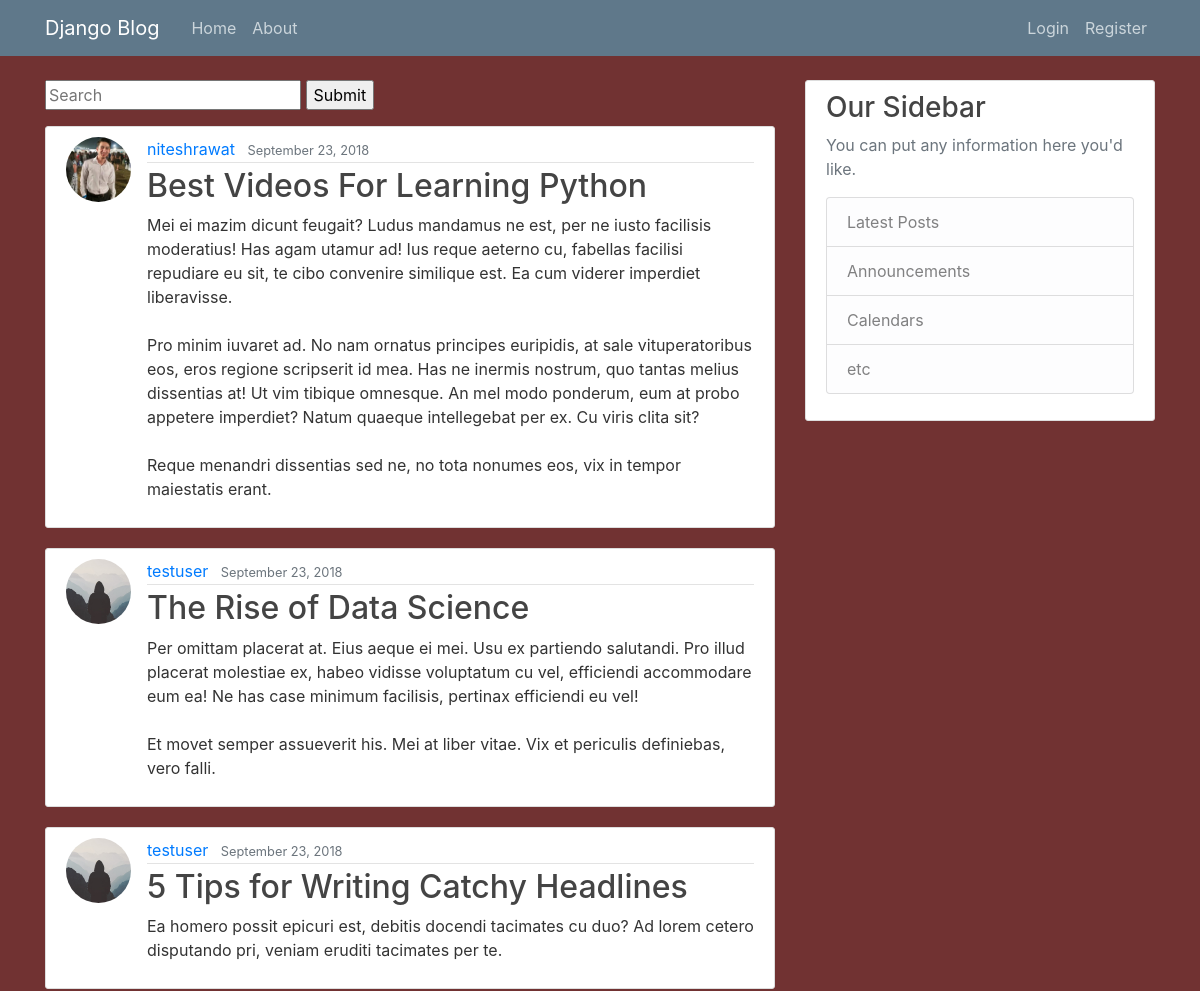
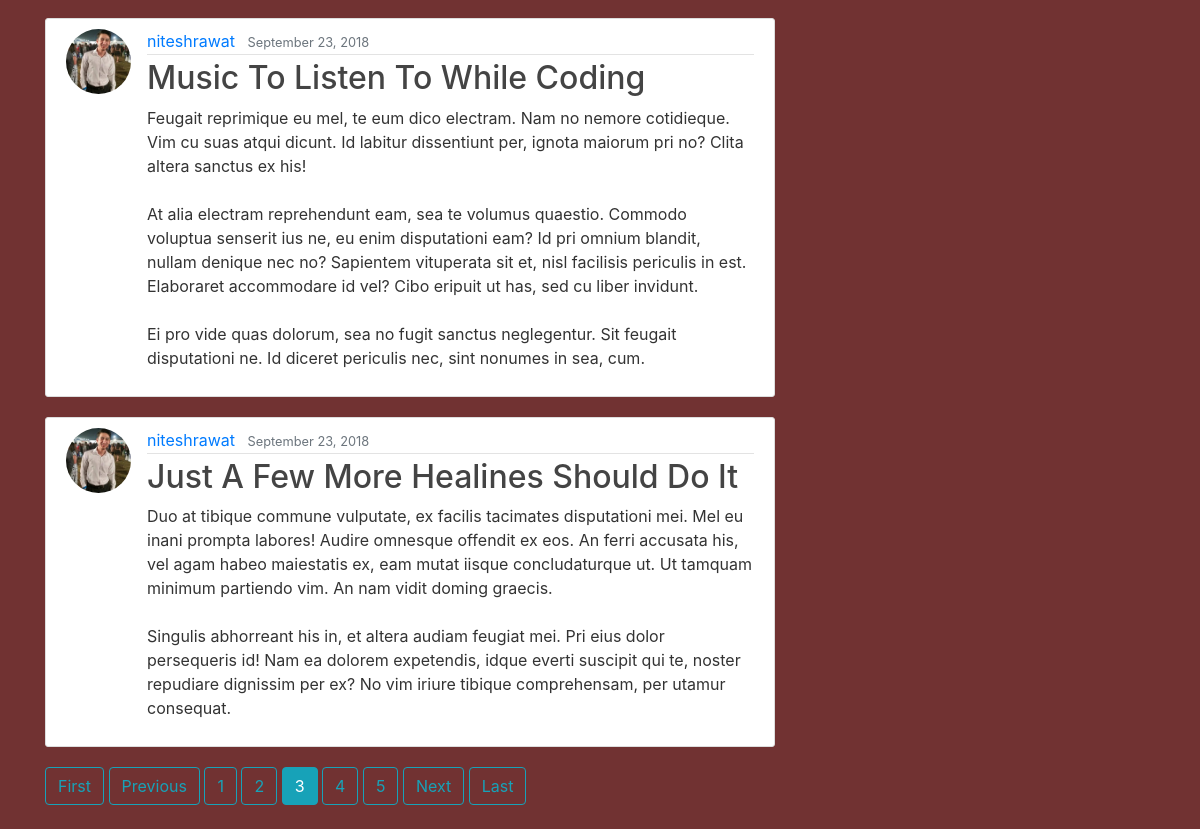
/?page=3, run on the app's committed database (2 pictures, top to bottom).
### blog/models.py (models this page shows, shortened)
class Post(models.Model):
    title = models.CharField(max_length=100)
    content = models.TextField()
    date_posted = models.DateTimeField(default=timezone.now)
    author = models.ForeignKey(User, related_name='posts', on_delete=models.CASCADE)
    class Meta:
        verbose_name = _('Post')
        verbose_name_plural = _('Posts')

### users/models.py (models this page shows, shortened)
class Profile(models.Model):
    user = models.OneToOneField(User, on_delete=models.CASCADE)
    image = models.ImageField(default='default.jpg', upload_to='profile_pics')

### blog/views.py (the view)
# urls.py: path('', PostListView.as_view(), name='blog-home'),
class PostListView(ListView):
    model = Post
    template_name = 'blog/home.html'  # <app>/<model>_<viewtype>.html
    context_object_name = 'posts'
    ordering = ['-date_posted']
    paginate_by = 5
    def get_queryset(self):
        query = self.request.GET.get('q')
        if query:
            query_set = self.model.objects.filter(Q(title__icontains=query) |
                                                  Q(content__icontains=query)
                                                  )
            return query_set
        else:
            return super(PostListView, self).get_queryset()

### blog/templates/blog/home.html
{% extends "blog/base.html" %}
{% block content %}
<form method="GET" action="/">
    <input type="text" name="q" placeholder="Search">
    <input type="submit" name="Search">
</form>
{% for post in posts %}
<article class="media content-section">
    <img class="rounded-circle article-img" src="{{ post.author.profile.image.url }}">
    <div class="media-body">
        <div class="article-metadata">
            <a class="mr-2" href="{% url 'user-posts' post.author.username %}">{{ post.author }}</a>
            <small class="text-muted">{{ post.date_posted|date:"F d, Y" }}</small>
        </div>
        <h2><a class="article-title" href="{% url 'post-detail' post.id %}">{{ post.title }}</a></h2>
        <p class="article-content">{{ post.content }}</p>
    </div>
</article>
{% endfor %}
{% if is_paginated %}
{% if page_obj.has_previous %}
<a class="btn btn-outline-info mb-4" href="?page=1">First</a>
<a class="btn btn-outline-info mb-4" href="?page={{ page_obj.previous_page_number }}">Previous</a>
{% endif %}
{% for num in page_obj.paginator.page_range %}
{% if page_obj.number == num %}
<a class="btn btn-info mb-4" href="?page={{ num }}">{{ num }}</a>
{% elif num > page_obj.number|add:'-3' and num < page_obj.number|add:'3' %}
<a class="btn btn-outline-info mb-4" href="?page={{ num }}">{{ num }}</a>
{% endif %}
{% endfor %}
{% if page_obj.has_next %}
<a class="btn btn-outline-info mb-4" href="?page={{ page_obj.next_page_number }}">Next</a>
<a class="btn btn-outline-info mb-4" href="?page={{ page_obj.paginator.num_pages }}">Last</a>
{% endif %}
{% endif %}
{% endblock content %}

### blog/static/blog/main.css (style rules this page uses)
body { background: #713232; color: #333333; margin-top: 5rem; }
h1, h2, h3, h4, h5, h6 { color: #444444; }
.content-section { background: #ffffff; padding: 10px 20px; border: 1px solid #dddddd; border-radius: 3px; margin-bottom: 20px; }
.article-title { color: #444444; }
.article-content { white-space: pre-line; }
.article-img { height: 65px; width: 65px; margin-right: 16px; }
.article-metadata { padding-bottom: 1px; margin-bottom: 4px; border-bottom: 1px solid #e3e3e3 }

### data on the page
Post: author.profile.image (picture), author "niteshrawat", date_posted "September 23, 2018", title "Best Videos For Learning Python", content "Mei ei mazim dicunt feugait? Ludus mandamus ne est, per ne iusto facilisis moderatius! Has agam utamur ad! Ius reque aeterno cu, fabellas facilisi repudiare eu sit, te cibo convenire similique est. Ea cum viderer imperdiet liberavisse. Pro minim iuvaret ad. No nam ornatus principes euripidis, at sale vituperatoribus eos, eros regione scripserit id mea. Has ne inermis nostrum, quo tantas melius dissentias at! Ut vim tibique omnesque. An mel modo ponderum, eum at probo appetere imperdiet? Natum quaeque intellegebat per ex. Cu viris clita sit? Reque menandri dissentias sed ne, no tota nonumes eos, vix in tempor maiestatis erant."
Post: author.profile.image (placeholder picture), author "testuser", date_posted "September 23, 2018", title "The Rise of Data Science", content "Per omittam placerat at. Eius aeque ei mei. Usu ex partiendo salutandi. Pro illud placerat molestiae ex, habeo vidisse voluptatum cu vel, efficiendi accommodare eum ea! Ne has case minimum facilisis, pertinax efficiendi eu vel! Et movet semper assueverit his. Mei at liber vitae. Vix et periculis definiebas, vero falli."
Post: author.profile.image (placeholder picture), author "testuser", date_posted "September 23, 2018", title "5 Tips for Writing Catchy Headlines", content "Ea homero possit epicuri est, debitis docendi tacimates cu duo? Ad lorem cetero disputando pri, veniam eruditi tacimates per te."
Post: author.profile.image (picture), author "niteshrawat", date_posted "September 23, 2018", title "Music To Listen To While Coding", content "Feugait reprimique eu mel, te eum dico electram. Nam no nemore cotidieque. Vim cu suas atqui dicunt. Id labitur dissentiunt per, ignota maiorum pri no? Clita altera sanctus ex his! At alia electram reprehendunt eam, sea te volumus quaestio. Commodo voluptua senserit ius ne, eu enim disputationi eam? Id pri omnium blandit, nullam denique nec no? Sapientem vituperata sit et, nisl facilisis periculis in est. Elaboraret accommodare id vel? Cibo eripuit ut has, sed cu liber invidunt. Ei pro vide quas dolorum, sea no fugit sanctus neglegentur. Sit feugait disputationi ne. Id diceret periculis nec, sint nonumes in sea, cum."
Post: author.profile.image (picture), author "niteshrawat", date_posted "September 23, 2018", title "Just A Few More Healines Should Do It", content "Duo at tibique commune vulputate, ex facilis tacimates disputationi mei. Mel eu inani prompta labores! Audire omnesque offendit ex eos. An ferri accusata his, vel agam habeo maiestatis ex, eam mutat iisque concludaturque ut. Ut tamquam minimum partiendo vim. An nam vidit doming graecis. Singulis abhorreant his in, et altera audiam feugiat mei. Pri eius dolor persequeris id! Nam ea dolorem expetendis, idque everti suscipit qui te, noster repudiare dignissim per ex? No vim iriure tibique comprehensam, per utamur consequat."

### other printed values
{{ num }} "1" "2" "4" "5"
{{ num }} "3"
